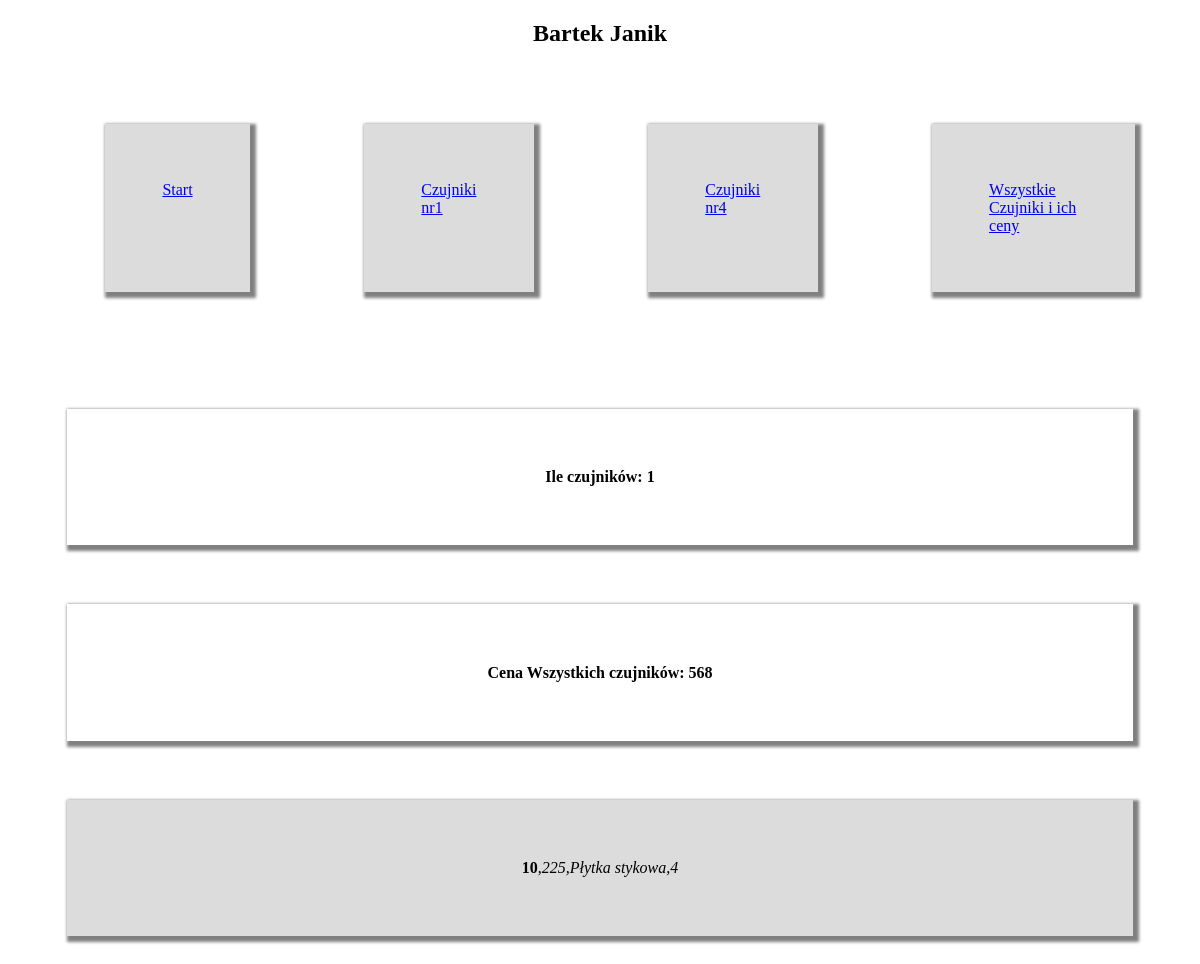
/nr4.php, run on the app's committed database.
### tables this page shows
CREATE TABLE `czujniki` (
  `ID` int(2) DEFAULT NULL,
  `CENACZUJNIKA` varchar(6) DEFAULT NULL,
  `NAZWA` varchar(18) DEFAULT NULL,
  `KATEGORIA` int(1) DEFAULT NULL
);

### nr4.php (the view, shortened to what this page needs)
<?php include_once("connect.php");?>
<!DOCTYPE html>
<html lang="en">
<head>
    <link rel="stylesheet" href="style.css">
</head>
    <body>
        <nav>
            <h2>Bartek Janik</h2>
            <ul>
                <li><a href="index.php">Start</a></li>
                <li><a href="nr1.php">Czujniki nr1</a></li>
                <li><a href="nr4.php">Czujniki nr4</a></li>
                <li><a href="all_czujnikow.php">Wszystkie Czujniki i ich ceny</a></li>
            </ul>
        </nav>
        <div class="counter">
        <?php
            $counter_records = $conn->query("SELECT COUNT(czujniki.ID) as 'ile' FROM czujniki WHERE KATEGORIA = 4;" );
            list($ile)=mysqli_fetch_row($counter_records);
            echo "<h4>Ile czujników: $ile</h4>";
        ?>
        </div>
        <div class="najdroższe">
        <?php
            $counter_records = $conn->query("SELECT MAX(czujniki.CENACZUJNIKA) as 'najdroższe' FROM czujniki WHERE KATEGORIA < 500;" );
            list($najdroższe)=mysqli_fetch_row($counter_records);
            echo "<h4>Cena Wszystkich czujników: $najdroższe</h4>";
        ?>
        </div>
        <div class="nr4">
            <?php
                $all_records = $conn->query("SELECT czujniki.ID,czujniki.CENACZUJNIKA,czujniki.NAZWA,czujniki.KATEGORIA FROM czujniki WHERE KATEGORIA = 4" );
                while(list($ID,$CENACZUJNIKA,$NAZWA,$KATEGORIA)=mysqli_fetch_row($all_records)){
                    echo("<li><b>$ID</b>,<i>$CENACZUJNIKA,$NAZWA,$KATEGORIA</i></li>");
                }
            ?>
        </div>
    </body>
</html>

### style.css (style rules this page uses)
h2 { justify-content: center; display: flex; }
ul { justify-content: center; display: flex; }
li { background-color: gainsboro; padding: 5%; margin: 5%; box-shadow: 3px 3px 3px 3px gray; justify-content: center; display: flex; }
h4 { padding: 5%; margin: 5%; box-shadow: 3px 3px 3px 3px gray; justify-content: center; display: flex; }

### data on the page
czujniki: ID "10", CENACZUJNIKA "225", NAZWA "Płytka stykowa", KATEGORIA "4"

### other printed values
$ile "1"
$najdroższe "568"
